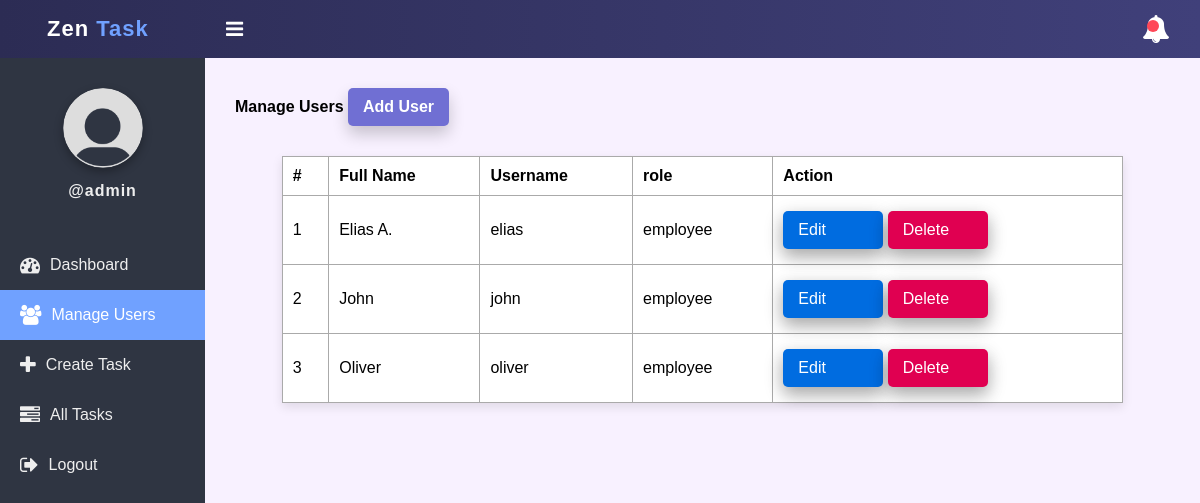
Screenshot of /user.php (signed in) with the database file from the repository.
### tables this page shows
CREATE TABLE `users` (
  `id` int(11) NOT NULL,
  `full_name` varchar(50) NOT NULL,
  `username` varchar(50) NOT NULL,
  `password` varchar(255) NOT NULL,
  `role` enum('admin','employee') NOT NULL,
  `created_at` timestamp NOT NULL DEFAULT current_timestamp()
);

### app/Model/User.php (called while the page is built, shortened)
<?php
function get_all_users($conn){
	$sql = "SELECT * FROM users WHERE role =? ";
	$stmt = $conn->prepare($sql);
	$stmt->execute(["employee"]);
	if($stmt->rowCount() > 0){
		$users = $stmt->fetchAll();
	}else $users = 0;
	return $users;
}

### user.php (the view, shortened to what this page needs)
<?php
if (isset($_SESSION['role']) && isset($_SESSION['id']) && $_SESSION['role'] == "admin") {
    include "DB_connection.php";
    include "app/Model/User.php";
    $users = get_all_users($conn);
 ?>
<!DOCTYPE html>
<html>
<head>
	<link rel="stylesheet" href="https://stackpath.bootstrapcdn.com/font-awesome/4.7.0/css/font-awesome.min.css">
	<link rel="stylesheet" href="css/style.css">
</head>
<body>
	<?php include "inc/header.php" ?>
	<div class="body">
		<?php include "inc/nav.php" ?>
		<section class="section-1">
			<h4 class="title">Manage Users <a href="add-user.php">Add User</a></h4>
			<?php if ($users != 0) { ?>
			<table class="main-table">
				<tr>
					<th>#</th>
					<th>Full Name</th>
					<th>Username</th>
					<th>role</th>
					<th>Action</th>
				</tr>
				<?php $i=0; foreach ($users as $user) { ?>
				<tr>
					<td><?=++$i?></td>
					<td><?=$user['full_name']?></td>
					<td><?=$user['username']?></td>
					<td><?=$user['role']?></td>
					<td>
						<a href="edit-user.php?id=<?=$user['id']?>" class="edit-btn">Edit</a>
						<a href="delete-user.php?id=<?=$user['id']?>" class="delete-btn">Delete</a>
					</td>
				</tr>
			   <?php	} ?>
			</table>
		<?php }else { ?>
			<h3>Empty</h3>
		<?php  }?>
		</section>
	</div>
</body>
</html>
<?php }else{
   $em = "First login";
   header("Location: login.php?error=$em");
   exit();
}
 ?>

### css/style.css (style rules this page uses)
* { padding: 0; margin: 0; box-sizing: border-box; font-family: Arial, sans-serif; transition: all 0.3s ease-in-out; }
.body { display: flex; }
.section-1 { padding: 30px; background: #f8f1ff; width: 100%; }
.section-1 .title, .section-1 .title-2 { margin-bottom: 20px; }
.section-1 .title a, .section-1 .title-2 .btn { background: #706fd3; color: #fff; font-size: 16px; padding: 10px 15px; border-radius: 5px; box-shadow: 0 8px 16px rgba(0,0,0,0.2); transition: background 0.4s, transform 0.3s; text-decoration: none; display: inline-block; }
.main-table { width: 90%; margin: 30px auto; border-collapse: collapse; background: #fff; box-shadow: 0 4px 10px rgba(0,0,0,0.1); }
.main-table th, .main-table td { border: 1px solid #aaa; padding: 10px; text-align: left; transition: background 0.3s; }
.delete-btn { text-decoration: none; display: inline-block; padding-left: 10px; border: none; background: #E00051; padding: 10px 15px; color: #fff; font-size: 16px; border-radius: 5px; width: 100px; margin-bottom: 5px; cursor: pointer; outline: none; transition: background 1s; box-shadow: 0 8px 16px 0 rgba(0,0,0,0.2), 0 6px 20px 0 rgba(0,0,0,0.19); }
.edit-btn { text-decoration: none; display: inline-block; padding-left: 10px; border: none; background: #006CE0; padding: 10px 15px; color: #fff; width: 100px; margin-bottom: 5px; margin-top: 5px; font-size: 16px; border-radius: 5px; cursor: pointer; outline: none; transition: background 1s; box-shadow: 0 8px 16px 0 rgba(0,0,0,0.2), 0 6px 20px 0 rgba(0,0,0,0.19); }

### rows the page displays
users: full_name "Elias A.", username "elias", role "employee"
users: full_name "John", username "john", role "employee"
users: full_name "Oliver", username "oliver", role "employee"

### other values shown
$_SESSION['username'] "admin"
